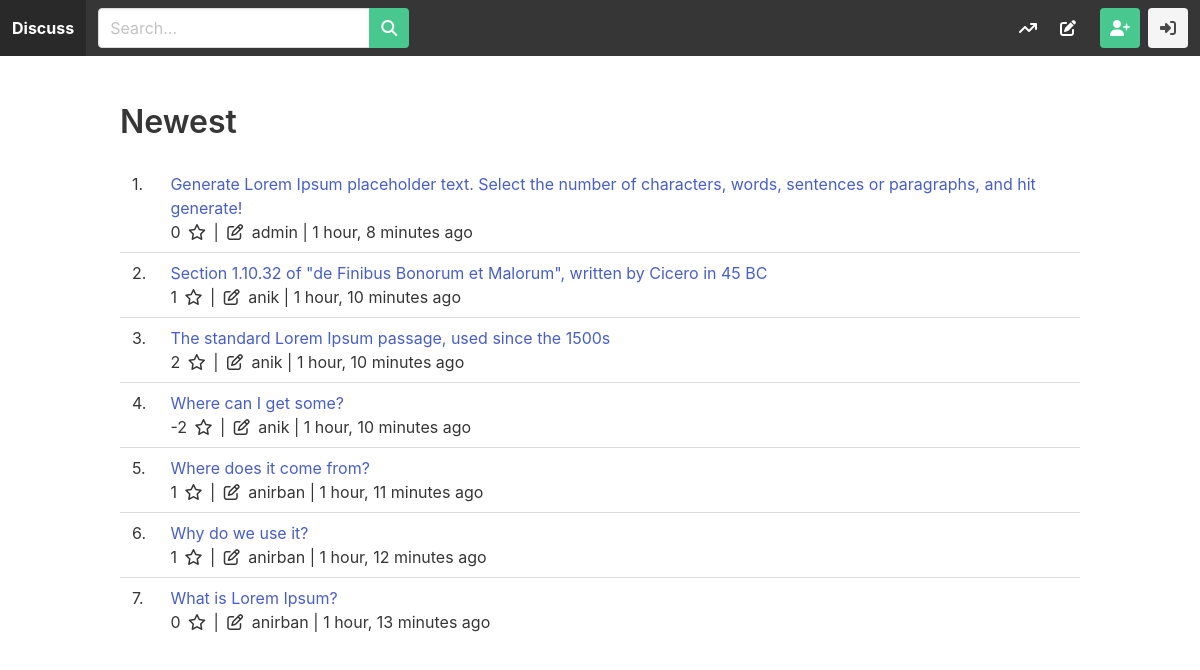
The app's page /newest/ with its own data.
### story/models.py (models this page shows, shortened)
class Story(models.Model):
    title = models.CharField(max_length=255)
    url = models.URLField(blank=True, null=True)
    body = models.TextField(blank=False)
    number_of_votes = models.IntegerField(default=0)
    created_by = models.ForeignKey(User, related_name='stories', on_delete=models.CASCADE)
    created_at = models.DateTimeField(auto_now_add=True)
    class Meta:
        ordering = ['-created_at']
        verbose_name_plural = 'stories'

### core/views.py (the view)
# urls.py: path('newest/', newest, name='newest'),
def newest(request):
    stories = Story.objects.all()[0:100].select_related('created_by')
    return render(request, 'newest.html', {'stories': stories})

### templates/newest.html
{% extends 'base.html' %}
{% block content %}
    <div class="container">
        <div class="columns">
            <div class="column is-12">
                <h1 class="title">Newest</h1>
            </div>
        </div>
        {% include 'parts/stories.html' %}
    </div>
{% endblock %}

### templates/parts/stories.html
<div class="columns">
    <div class="column is-12" style="overflow-x: scroll;">
        <table class="table">
            <tbody>
                {% for story in stories %}
                    <tr>
                        <td>{{ forloop.counter }}.</td>
                        <td>
                            <a href="{% url 'story' story.id %}">{{ story.title }}</a>
                            <p>
                                {{ story.number_of_votes }}
                                <span class="icon">
                                    <i class="fa-regular fa-star"></i>
                                </span> |
                                <span class="icon">
                                    <i class="fa-regular fa-pen-to-square"></i>
                                </span> {{ story.created_by.username }} |
                                {{ story.created_at|timesince }} ago
                            </p>
                        </td>
                    </tr>
                {% endfor %}
            </tbody>
        </table>
    </div>
</div>

### records on screen
Story: title "Generate Lorem Ipsum placeholder text. Select the number of characters, words, sentences or paragraphs, and hit generate!", number_of_votes "0", created_by.username "admin", created_at "1 hour, 8 minutes"
Story: title "Section 1.10.32 of \"de Finibus Bonorum et Malorum\", written by Cicero in 45 BC", number_of_votes "1", created_by.username "anik", created_at "1 hour, 10 minutes"
Story: title "The standard Lorem Ipsum passage, used since the 1500s", number_of_votes "2", created_by.username "anik", created_at "1 hour, 10 minutes"
Story: title "Where can I get some?", number_of_votes "-2", created_by.username "anik", created_at "1 hour, 10 minutes"
Story: title "Where does it come from?", number_of_votes "1", created_by.username "anirban", created_at "1 hour, 11 minutes"
Story: title "Why do we use it?", number_of_votes "1", created_by.username "anirban", created_at "1 hour, 12 minutes"
Story: title "What is Lorem Ipsum?", number_of_votes "0", created_by.username "anirban", created_at "1 hour, 13 minutes"
